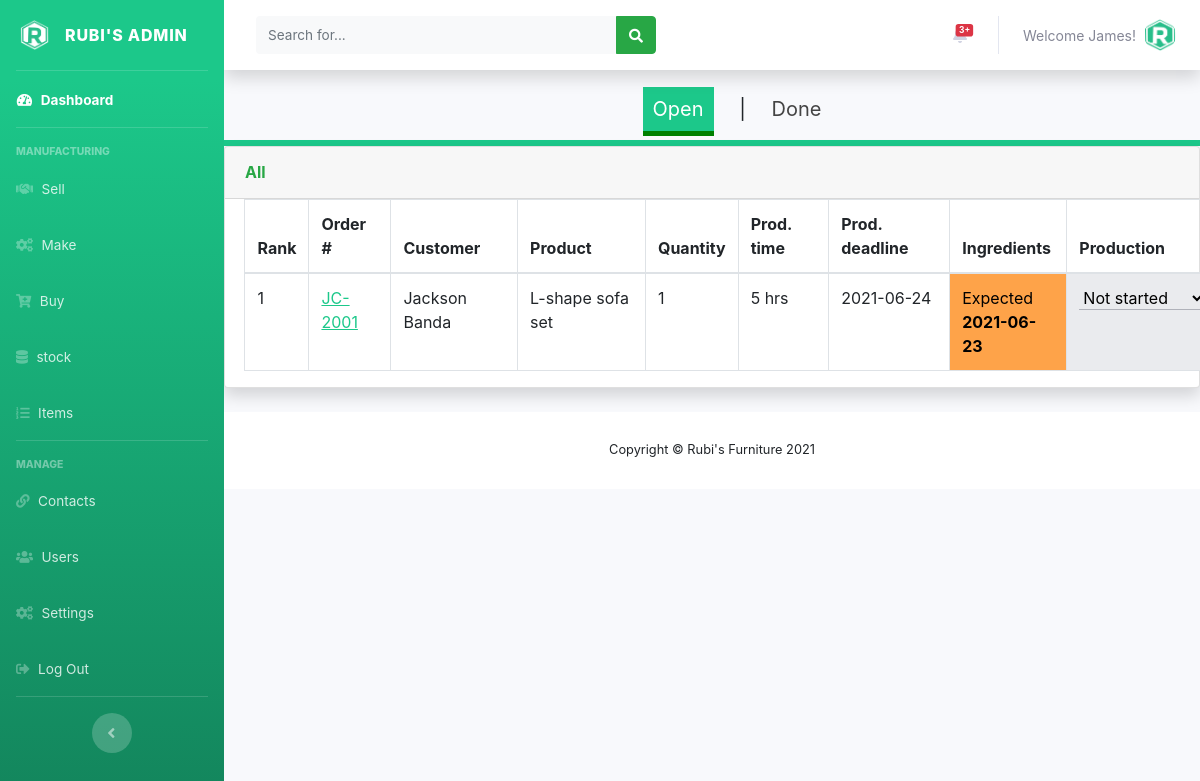
Before: /admin/makeorders.php (signed in) with the older database file.
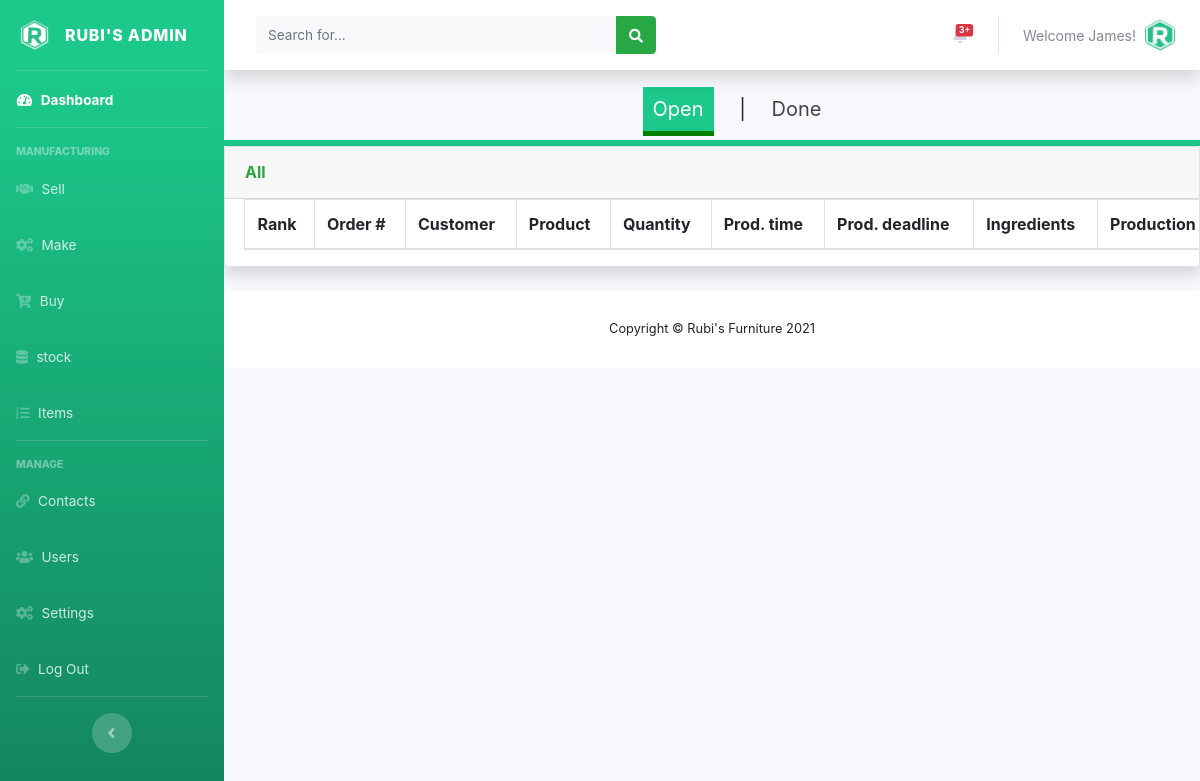
After: the same page with the newer database file.
### tables this page shows
CREATE TABLE IF NOT EXISTS `users` (
  `user_id` int(11) NOT NULL AUTO_INCREMENT,
  `full_name` varchar(150) NOT NULL,
  `user_name` varchar(120) NOT NULL,
  `user_password` varchar(250) NOT NULL,
  `email` varchar(120) NOT NULL,
  `role` int(10) NOT NULL,
  `date_created` timestamp NOT NULL DEFAULT CURRENT_TIMESTAMP,
  PRIMARY KEY (`user_id`),
  KEY `role` (`role`)
);

CREATE TABLE IF NOT EXISTS `tbl_sales_orders` (
  `id` int(11) NOT NULL AUTO_INCREMENT,
  `order_number` varchar(150) NOT NULL,
  `item` int(11) NOT NULL,
  `order_quantity` int(10) NOT NULL,
  `customer_name` varchar(150) NOT NULL,
  `total_amount` int(11) NOT NULL,
  `delivery_deadline` date DEFAULT NULL,
  `order_status` int(11) NOT NULL DEFAULT '0',
  `make_status` int(10) NOT NULL DEFAULT '0',
  `order_priority` int(11) NOT NULL DEFAULT '0',
  PRIMARY KEY (`id`)
);

CREATE TABLE IF NOT EXISTS `tbl_items` (
  `id` int(11) NOT NULL AUTO_INCREMENT,
  `item_name` varchar(150) NOT NULL,
  `variant_code` varchar(150) NOT NULL,
  `category` int(11) NOT NULL DEFAULT '0',
  `item_materials` varchar(150) NOT NULL,
  `item_operations` varchar(150) NOT NULL,
  `item_resources` varchar(150) NOT NULL,
  `default_sales_price` int(11) NOT NULL,
  `date_created` timestamp NOT NULL DEFAULT CURRENT_TIMESTAMP,
  PRIMARY KEY (`id`)
);

### admin/makeorders.php (the view, shortened to what the changed rows need)
<?php
include('../includes/config.php');
if (empty($_SESSION['user_id'])){
  header('Location: ../index.php');
}
else{
  include('includes/header.php');
  include('includes/topbar.php');
  ?>
  <div class="card shadow mb-4">
    <div class="table-responsive">
      <?php
      $sql = "SELECT tbl_sales_orders.*, tbl_items.item_name, tbl_items.item_materials, tbl_items.item_operations, tbl_stock.in_stock, tbl_stock.expected_date FROM tbl_sales_orders INNER JOIN tbl_stock ON tbl_sales_orders.item = tbl_stock.item_name INNER JOIN tbl_items ON tbl_sales_orders.item = tbl_items.id WHERE tbl_sales_orders.order_status = 1 AND tbl_sales_orders.make_status = 1";
      $querry=$dbconn->prepare($sql);
      $querry->execute();
      $rows = $querry->fetchAll(PDO::FETCH_OBJ);
      $count = $querry->rowCount();
      $cnt = 1;?>
      <table class="table table-bordered" id="dataTable" width="120%" cellspacing="0">
        <thead>
          <tr>
            <th>Rank</th>
            <th>Order #</th>
            <th>Customer</th>
            <th>Product</th>
            <th>Quantity</th>
            <th>Prod. time</th>
            <th>Prod. deadline</th>
            <th>Ingredients</th>
            <th>Production</th>
          </tr>
        </thead>
        <tbody>
          <?php if($count > 0)
          {
            foreach($rows as $row) {
              $order_id = $row->id;
              $d_deadline = $row->delivery_deadline;
              $item_material = $row->item_materials;
              ?>
              <tr>
                <td><?php echo($cnt);?></td>
                <td><a href="orderdetails.php?order_id=<?php echo($order_id);?>" class="prod" style="color: #1cc88a;"><?php echo htmlentities($row->order_number);?></a></td>
                <td><?php echo htmlentities($row->customer_name);?></td>
                <td><?php echo htmlentities($row->item_name);?></td>
                <td><?php echo htmlentities($row->order_quantity);?></td>
                <?php
                $required_operations = unserialize($row->item_operations);
                $production_period = 0;
                foreach ($required_operations as $operations) {
                  $sql = "SELECT time_taken FROM tbl_operations WHERE id = $operations";
                  $querry=$dbconn->prepare($sql);
                  $querry->execute();
                  $rows = $querry->fetchAll(PDO::FETCH_OBJ);
                  $count = $querry->rowCount();
                  if($count > 0)
                  {
                    foreach($rows as $row) {
                      $production_period += $row->time_taken;
                    }
                  }
                }?>
                <td><?php echo htmlentities($production_period." hrs");?></td>
                <td><?php echo htmlentities($d_deadline);?></td>
                <?php
                $stock_materials = unserialize($item_material);
                $any_stock_out = 'False';
                $m_expected_date = Array();
                foreach ($stock_materials as $materials) {
                  $sql = "SELECT * FROM tbl_stock_material WHERE id = $materials";
                  $querry=$dbconn->prepare($sql);
                  $querry->execute();
                  $rows = $querry->fetchAll(PDO::FETCH_OBJ);
                  $count = $querry->rowCount();
                  if($count > 0)
                  {
                    foreach($rows as $row) {
                      if($row->in_stock == 0){
                        $any_stock_out = 'True';
                      }
                      $m_expected_date[] = $row->m_expected_date;
                    }
                  }
                }
                if($any_stock_out == 'False'){?>
                  <td style="background-color: #34b08b; color: #fff"> in stock </td>
                <?php  }
                else if($any_stock_out == 'True' AND !empty($m_expected_date)){?>
                  <td style="background-color: #fea349; color: #000">
                    Expected<br>
                    <strong> <?php echo(max($m_expected_date));?> </strong></td>
                  <?php  }
                  else{?>
                    <td style="background-color: #e9004e; color: #fff;">not available</td>
                  <?php  } ?>
                  <td class="delivery-background"><select class="form-select delivery-background" name="delivery_status">
                    <option value="">Not started</option>
                  </select></td>
                </tr>
                <?php $cnt++;}}?>
              </tbody>
            </table>
          </div>
        </div>
        <?php
        include('includes/footer.php');
      }?>

### admin/includes/topbar.php (shortened to what the changed rows need)
<div id="content-wrapper" class="d-flex flex-column">
  <div id="content">
    <nav class="navbar navbar-expand navbar-light bg-white topbar mb-4 static-top shadow">
    <ul class="navbar-nav ml-auto">
<li class="nav-item dropdown no-arrow">
  <a class="nav-link dropdown-toggle" href="#" id="userDropdown" role="button"
  data-toggle="dropdown" aria-haspopup="true" aria-expanded="false">
  <?php
  $staff_id = $_SESSION['user_id'];
  $sql = "SELECT user_name FROM users WHERE user_id = :staff_id";
  $querry=$dbconn->prepare($sql);
  $querry->bindParam(':staff_id', $staff_id, PDO::PARAM_INT);
  $querry->execute();
  $rows = $querry->fetchAll(PDO::FETCH_ASSOC);
  $count = $querry->rowCount();
  if($count > 0)
  {
    foreach($rows as $row) {?>
      <span class="mr-2 d-none d-lg-inline text-gray-600 small"><?php echo htmlentities('Welcome'."  ".$row['user_name'].'!') ?></span>
    <?php }
  }?>
  <img class="img-profile rounded-circle"
  src="../assets/img/logo/rubi_icon.png">
</a>
</li>
</ul>
</nav>

Changed rows visible on the page:
no longer on this page (row edited): tbl_sales_orders: order_number "JC-2001", customer_name "Jackson Banda", tbl_items.item_name "L-shape sofa set", order_quantity "1", production_period "5 hrs", delivery_deadline "2021-06-24", max($m_expected_date) "2021-06-23"
